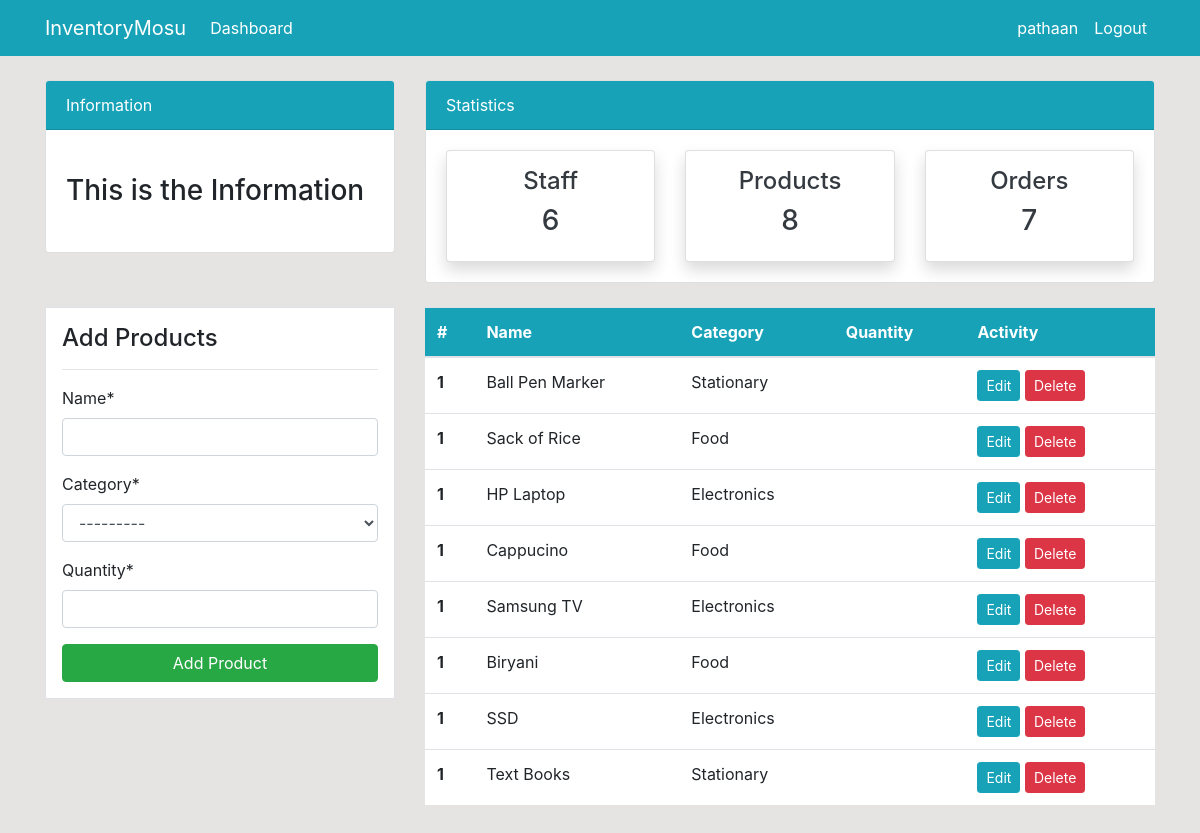
The app's page /product/ (signed in) with its own data.
### dashboard/models.py (models this page shows, shortened)
class Product(models.Model):
    name = models.CharField(max_length=100, null=True)
    category = models.CharField(max_length=20, choices=CATEGORY)
    quantity = models.PositiveIntegerField(null=True)
    class Meta:
        verbose_name_plural = 'Staff Product'

### dashboard/views.py (the view)
# urls.py: path('product/', views.product, name='dashboard-product'),
@login_required
def product(request):
    items = Product.objects.all() # using ORM
    product_count = items.count()
    workers_count = User.objects.all().count()
    orders_count = Order.objects.all().count()
    if request.method == 'POST':
        form = ProductForm(request.POST)
        if form.is_valid():
            form.save()
            product_name = form.cleaned_data.get('name')
            messages.success(request, f'{product_name} has been added')
            return redirect('dashboard-product')
    else:
        form = ProductForm()
    context = {
        'items': items,
        'form' : form,
        'workers_count': workers_count,
        'orders_count': orders_count,
        'product_count': product_count
    }
    return render(request, 'dashboard/product.html',context)

### dashboard/forms.py
class ProductForm(forms.ModelForm):
    class Meta:
        model = Product
        fields = ['name','category','quantity']

### templates/dashboard/product.html (shortened to what this page needs)
{% extends 'partials/base.html' %}
{% load crispy_forms_tags %}
{% block content %}
{% include 'partials/topnav.html' %}
<div class="container">
    <div class="row my-4">
        <div class="col-md-4">
            <div class="border bg-white p-3">
                <h4>Add Products</h4>
                <hr>
                <form method="POST">
                    {{ form|crispy }}
                    <input class="btn btn-success btn-block" type="submit" value="Add Product">
                </form>
            </div>
        </div>
        <div class="col-md-8">
            <table class="table bg-white">
                <thead class="bg-info">
                    <tr class="text-white">
                        <th scope="col">#</th>
                        <th scope="col">Name</th>
                        <th scope="col">Category</th>
                        <th scope="col">Quantity</th>
                        <th scope="col">Activity</th>
                    </tr>
                </thead>
                <tbody>
                    {% for item in items %}
                    <tr>
                        <th scope="row">1</th>
                        <td>{{ item.name }}</td>
                        <td>{{ item.category }}</td>
                        <td>{{ item.Quantity }}</td>
                        <td>
                            <a class="btn btn-info btn-sm" href="{% url 'dashboard-product-update' item.id %}">Edit</a>
                            <a class="btn btn-danger btn-sm" href="{% url 'dashboard-product-delete' item.id %}">Delete</a>
                        </td>
                    </tr>
                    {% endfor %}
                </tbody>
            </table>
        </div>
    </div>
</div>
{% endblock %}

### templates/partials/base.html (shortened to what this page needs)
{% load static %}
<!doctype html>
<html lang="en">
  <head>
    <link rel="stylesheet" href="https://cdn.jsdelivr.net/npm/bootstrap@4.6.2/dist/css/bootstrap.min.css">
    <link rel="stylesheet" href="{% static '/style.css' %}">
  </head>
  <body>
    {% include 'partials/nav.html' %}
    {% block content %}
    {% endblock %}
  </body>
</html>

### templates/partials/nav.html (shortened to what this page needs)
<nav class="navbar navbar-expand-lg navbar-info bg-info">
    {% if user.is_authenticated %}
    <div class="container">
        <a class="navbar-brand text-white" href="{% url 'dashboard-staff' %}">InventoryMosu</a>
        <div class="collapse navbar-collapse" id="navbarSupportedContent">
            <ul class="navbar-nav mr-auto">
                <li class="nav-item active">
                    <a class="nav-link text-white" href="{% url 'dashboard-index' %}">Dashboard </a>
                </li>
            </ul>
            <ul class="navbar-nav ml-auto">
                <li class="nav-item active">
                    <a class="nav-link text-white" href="{% url 'user-profile' %}">{{ user.username }}</a>
                </li>
                <li class="nav-item">
                    <a class="nav-link text-white" href="{% url 'user-logout' %}">Logout</a>
                </li>
            </ul>
            {% endif %}
        </div>
    </div>
</nav>

### templates/partials/topnav.html (shortened to what this page needs)
<div class="container">
    <div class="row mt-4">
        <div class="col-md-4">
            <div class="card">
                <div class="card-header bg-info text-white">
                    Information
                </div>
                <div class="card-body">
                    <marquee behavior="" direction="">
                        <h3 class="my-4">This is the Information</h3>
                    </marquee>
                </div>
            </div>
        </div>
        <div class="col-md-8">
            <div class="card">
                <div class="card-header bg-info text-white">
                    Statistics
                </div>
                <div class="card-body">
                    <div class="row">
                        <div class="col-md-4">
                            <a class="text-decoration-none text-dark" href="{% url 'dashboard-staff' %}">
                                <div class="card my-card shadow text-center p-3">
                                    <h4>Staff </h4>
                                    <h3>{{ workers_count }}</h3>
                                </div>
                            </a>
                        </div>
                        <div class="col-md-4">
                            <a class="text-decoration-none text-dark" href="{% url 'dashboard-product' %}">
                                <div class="card my-card shadow text-center p-3">
                                    <h4>Products </h4>
                                    <h3>{{ product_count }}</h3>
                                </div>
                            </a>
                        </div>
                        <div class="col-md-4">
                            <a class="text-decoration-none text-dark" href="{% url 'dashboard-order' %}">
                                <div class="card my-card shadow text-center p-3">
                                    <h4>Orders </h4>
                                    <h3>{{ orders_count }}</h3>
                                </div>
                            </a>
                        </div>
                    </div>
                </div>
            </div>
        </div>
    </div>
</div>

### static/style.css (style rules this page uses)
body { background: rgb(230, 227, 227); }

### records on screen
Product: name "Ball Pen Marker", category "Stationary"
Product: name "Sack of Rice", category "Food"
Product: name "HP Laptop", category "Electronics"
Product: name "Cappucino", category "Food"
Product: name "Samsung TV", category "Electronics"
Product: name "Biryani", category "Food"
Product: name "SSD", category "Electronics"
Product: name "Text Books", category "Stationary"

### other values on screen
{{ user.username }} "pathaan"
{{ workers_count }} "6"
{{ product_count }} "8"
{{ orders_count }} "7"
